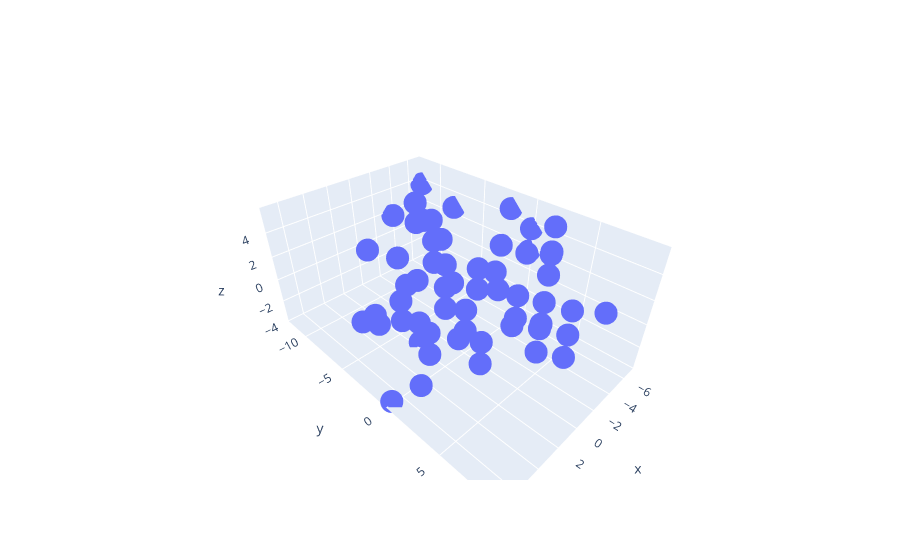

Here is the notebook cell this chart was saved with:
### Code cell
import plotly.graph_objects as go
import numpy as np

# Helix equation

x, y, z = position_array[0:300,0],position_array[0:300,1],position_array[0:300,2]

fig = go.Figure(data=[go.Scatter3d(x=x, y=y, z=z,
                                   mode='markers')])
fig.show()
